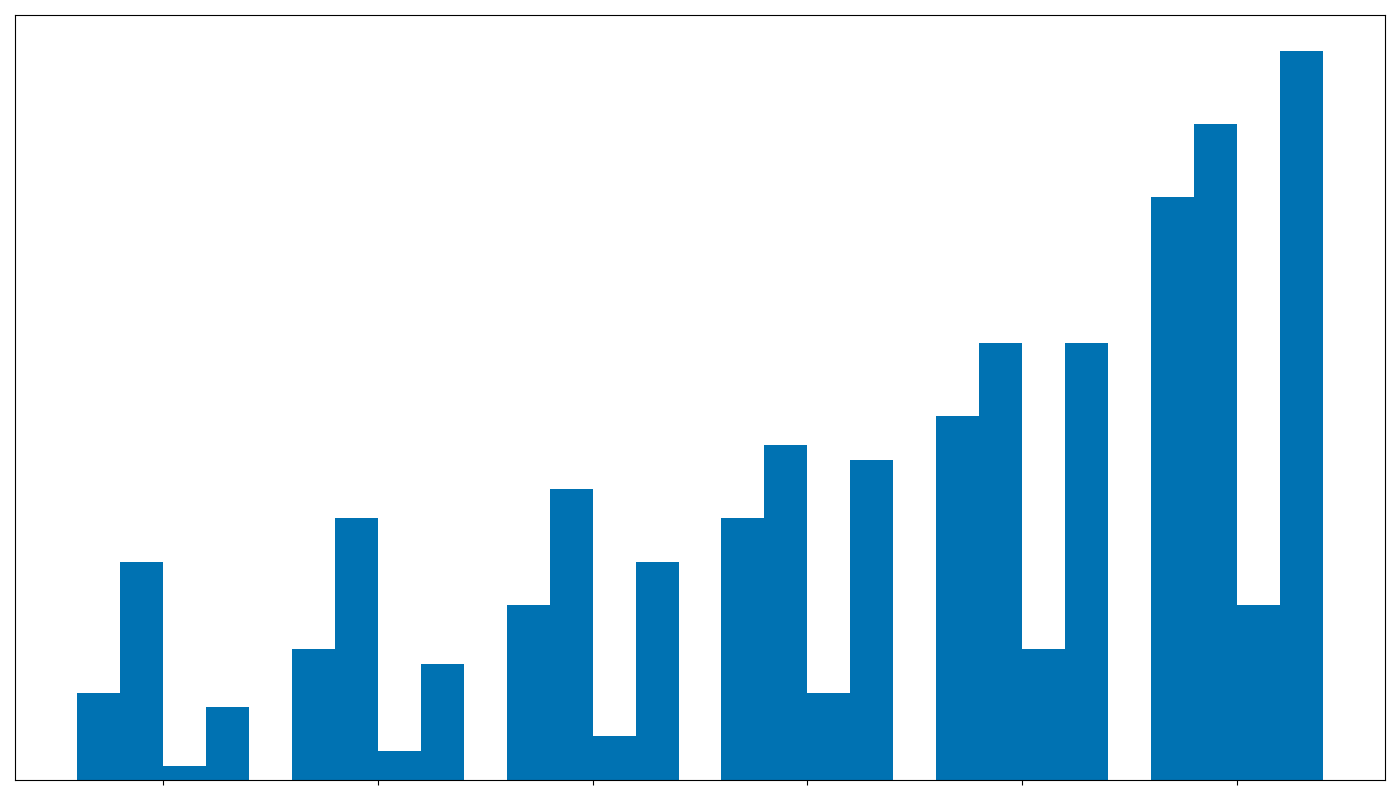

Here is the Python script that generated this plot:
import matplotlib.pyplot as plt
import numpy as np

years = np.arange(2015, 2021)

# Revenue data (in billions USD)
ai_revenue = [6, 9, 12, 18, 25, 40]
cybersecurity_revenue = [15, 18, 20, 23, 30, 45]
blockchain_revenue = [1, 2, 3, 6, 9, 12]
cloud_revenue = [5, 8, 15, 22, 30, 50]

bar_width = 0.2
x_pos = np.arange(len(years))

fig, ax = plt.subplots(figsize=(14, 8))

uniform_color = '#0072B2'
ax.bar(x_pos - 1.5*bar_width, ai_revenue, bar_width, color=uniform_color)
ax.bar(x_pos - 0.5*bar_width, cybersecurity_revenue, bar_width, color=uniform_color)
ax.bar(x_pos + 0.5*bar_width, blockchain_revenue, bar_width, color=uniform_color)
ax.bar(x_pos + 1.5*bar_width, cloud_revenue, bar_width, color=uniform_color)

ax.set_xticks(x_pos)
ax.set_xticklabels([])  # Removing tick labels

# Remove y-axis grid and annotations
ax.yaxis.set_ticks([])
ax.yaxis.grid(False)

plt.tight_layout()
plt.show()
